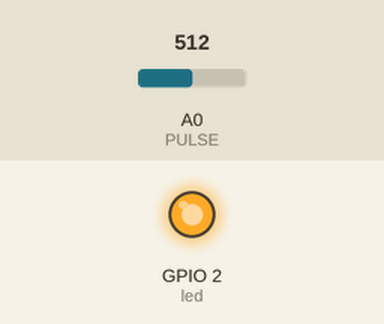
A program run on a simulated ESP8266 (NodeMCU). Parts: output pins drawn as LEDs (lit = HIGH). The test bench sets the inputs (shaded band); at power-on: A0 (PULSE) = 512. WiFi joins after 1.5 s; servers stay silent unless stated; what the program prints to the serial monitor is not drawn.

Above: at 2.2 s.
At 6.7 s:
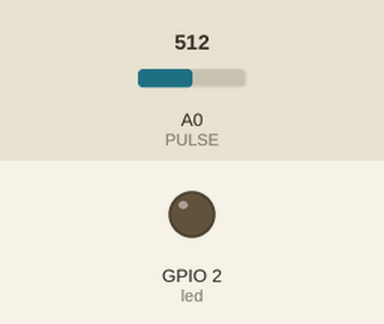
Timing chart, 0 to 8.4 s (numbered marks = the images above):
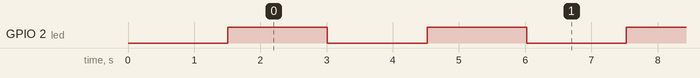

Measured:
- by itself, GPIO 2 (led): alternates HIGH for 1.5 s and LOW for 1.5 s

The program:

main.cpp
```cpp
#include <Arduino.h>
#include <OneWire.h>
#include <DallasTemperature.h>
#include <ESP8266WebServer.h>
#include <ESP8266WiFi.h>
#include <ESP8266mDNS.h>
#include <WiFiUdp.h>
#include <ArduinoOTA.h>
#include <Adafruit_Sensor.h>
#include <Adafruit_TSL2561_U.h>
#include "ADS1X15.h"


#define DEBUG

#define LED
//#define TEMP
//#define DISTANCE
//#define LIGHT
//#define BLINK
#define S0_PULSE
//#define PRESSURE

#ifdef DEBUG
 #define DEBUG_PRINT(x)  Serial.println (x)
#else
 #define DEBUG_PRINT(x)
#endif

//ADS1115 - 4 channal 16 bit analog input
ADS1115 ADS[4];
uint16_t val[16];
int idx = 0;

uint32_t last = 0, now = 0;


//Wifi
const char* ssid = "agerdal";
const char* password = "97721314";

//LEDLoop
unsigned long durationLED = 1500;  // duration of the LED blink...
unsigned long lastLED = 0;
int led = 2;
int state = 0;

//HTTP
ESP8266WebServer server(80);

WiFiUDP udp; //UDP for influx
byte udp_host[] = {192, 168, 10, 7}; // the IP address of InfluxDB host
int udp_port = 8089; // the port that the InfluxDB UDP plugin is listening on

String hostname  = "ArduinoOTA.getHostname";
String payload = "default";

void send_value(String location, String value) {
  payload = "temp";
  payload += ",host="     + hostname;
  payload += ",location=" + location;
  payload += " value="    + value;
  udp.beginPacket(udp_host, udp_port);
  udp.print(payload);
  udp.endPacket();
}

#ifdef S0_PULSE
  #define PULSE 17
  // constants won't change :
  const long info_interval = 5019;           // interval at which to report (milliseconds)
  const long factor = 3600000 / info_interval;

  int counter = 0;
  long int lastPulse;
  bool light = false;

  void S0_PulseLoop() {

    int sensorValue = analogRead(PULSE);   // read the input on analog pin 0
    delay(5);

    if (sensorValue >=300) {
      if (!light) {
        light = true;
        counter++ ;
      }
    }	else {
      light =false;
    }

    if (millis() - lastPulse > info_interval) {

      send_value("pulse-01", String(counter * factor));
      send_value("power-02", String(sensorValue));

      counter = 0;
      lastPulse = millis();

    };
  }

#endif

#ifdef BLINK
  #define LDR 17
  // constants won't change :
  const long info_interval = 5019;           // interval at which to report (milliseconds)
  const long factor = 3600000 / info_interval;

  int counter = 0;
  long int lastBlink;
  bool light = false;

  void BlinkLoop() {

    int sensorValue = analogRead(LDR);   // read the input on analog pin 0
    delay(5);

    if (sensorValue >=300) {
      if (!light) {
        light = true;
        counter++ ;
      }
    }	else {
      light =false;
    }

    if (millis() - lastBlink > info_interval) {

      send_value("power-01", String(counter * factor));
      send_value("power-02", String(sensorValue));
      //send_value("power-03", String(counter));

      /*Serial.print(" In ");
      Serial.print(info_interval / 1000) ;
      Serial.print(" sec - counts: ");
		  Serial.print(counter);
  		Serial.print(" - current power consumption: ");
	  	Serial.print(counter * factor);
		  Serial.print(" kW ");
      Serial.print(" - last sensorValue: ");
      Serial.println(sensorValue);
  		*/
      counter = 0;
      lastBlink = millis();

    };
  }

#endif

#ifdef LED
  void LEDLoop() {
    if (millis() - lastLED > durationLED) {
      digitalWrite(led, state);
      state = !state;
      lastLED = millis();
    }
  }
#endif

#ifdef TEMP
  //DS18B20
  #define ONE_WIRE_BUS 0 //Pin to which is attached a temperature sensor D3=0, D2=4
  #define ONE_WIRE_MAX_DEV 15 //The maximum number of devices

  OneWire oneWire(ONE_WIRE_BUS);
  DallasTemperature DS18B20(&oneWire);            // Pass the oneWire reference to Dallas Temperature.

  int numberOfDevices; //Number of temperature devices found

  DeviceAddress devAddr[ONE_WIRE_MAX_DEV];  //An array device temperature sensors
  float tempDev[ONE_WIRE_MAX_DEV]; //Saving the last measurement of temperature
  float tempDevLast[ONE_WIRE_MAX_DEV]; //Previous temperature measurement

  unsigned long lastTemp; //Time of last measurement
  const int durationTemp = 30000; //The time between temperature measurement
    //Convert device id to String
  String GetAddressToString(DeviceAddress deviceAddress){
    String str = "";
    for (uint8_t i = 0; i < 8; i++){
      if( deviceAddress[i] < 16 ) str += String(0, HEX);
      str += String(deviceAddress[i], HEX);
    }
    return str;
  }

  void setupDS18B20(){
    DS18B20.begin();

    numberOfDevices = DS18B20.getDeviceCount();
    Serial.print( "Device count: " );
    Serial.println( numberOfDevices );

    lastTemp = millis();
    DS18B20.requestTemperatures();

    // Loop through each device, print out address
    for(int i=0;i<numberOfDevices; i++){
      // Search the wire for address
      if( DS18B20.getAddress(devAddr[i], i) ){
        //devAddr[i] = tempDeviceAddress;
        Serial.print("Found device ");
        Serial.print(i, DEC);
        Serial.print(" with address: " + GetAddressToString(devAddr[i]));
        Serial.println();
      } else {
        Serial.print("Found ghost device at ");
        Serial.print(i, DEC);
        Serial.print(" but could not detect address. Check power and cabling");
      }

      DS18B20.setResolution(12);
      //Get resolution of DS18b20
      Serial.print("Resolution: ");
      Serial.print(DS18B20.getResolution( devAddr[i] ));
      Serial.println();


      //Read temperature from DS18b20
      float tempC = DS18B20.getTempC( devAddr[i] );
      Serial.print("Temp C: ");
      Serial.println(tempC);
    }
  }

  //Loop measuring the temperature
  void TempLoop () {
    if( millis() - lastTemp > durationTemp ){ //Take a measurement at a fixed time (durationTemp = 30000ms, 30s)
      String value;
      char temperatureString[6];
      DS18B20.setWaitForConversion(true); //No waiting for measurement
      DS18B20.requestTemperatures(); //Initiate the temperature measurement
      for(int i=0; i<numberOfDevices; i++){

        float tempC = DS18B20.getTempC( devAddr[i] ); //Measuring temperature in Celsius
        dtostrf(tempC, 2, 2, temperatureString);
        String value = temperatureString;

        String location = GetAddressToString( devAddr[i] );
        tempDev[i] = tempC; //Save the measured value to the array for use in http reply
        send_value(location, value);
        delay(100);
      }

      lastTemp = millis();  //Remember the last time measurement
    }
  }
#endif

#ifdef PRESSURE

  unsigned long lastPressure;
  const int durationPressure = 250; // The time in ms between measurements


  void ADS_request_all()
    {
      for (int i = 0; i < 4; i++)
      {
        if (ADS[i].isConnected()) ADS[i].requestADC(idx);
      }
    }

  bool ADS_read_all()
    {
      for (int i = 0; i < 4; i++)
        {
          if (ADS[i].isConnected() && ADS[i].isBusy()) return true;
        }

      for (int i = 0; i < 4; i++)
        {
          if (ADS[i].isConnected())
          {
            val[i * 4 + idx] = ADS[i].getValue();
          }
        }

      idx++;

      if (idx < 4)
        {
          ADS_request_all();
          return true;
        }

      idx = 0;

      return false;
    }

    void PressureLoop() {
      if (millis() - lastPressure > durationPressure ) {

        //  wait until all is read...
        while (ADS_read_all());

        /* Get a new sensor event */
        send_value("analog-01", String(val[0]));
        send_value("analog-02", String(val[1]));
        send_value("analog-03", String(val[2]));
        send_value("analog-04", String(val[3]));

        lastPressure = millis();  //Remember time of the last time measurement

        ADS_request_all();
      }
    }

#endif


#ifdef LIGHT
  // The address will be different depending on whether you leave
  // the ADDR pin float (addr 0x39), or tie it to ground or vcc. In those cases
  // use TSL2561_ADDR_LOW (0x29) or TSL2561_ADDR_HIGH (0x49) respectively
  Adafruit_TSL2561_Unified tsl = Adafruit_TSL2561_Unified(TSL2561_ADDR_FLOAT, 000001);

  float ligthValue;
  unsigned long lastLigth;
  const int durationLight = 60000; // The time between ligth measurements

  void displaySensorDetails(void) {
    sensor_t sensor;
    tsl.getSensor(&sensor);
    Serial.println("------------------------------------");
    Serial.print  ("Sensor:       "); Serial.println(sensor.name);
    Serial.print  ("Driver Ver:   "); Serial.println(sensor.version);
    Serial.print  ("Unique ID:    "); Serial.println(sensor.sensor_id);
    Serial.print  ("Max Value:    "); Serial.print(sensor.max_value); Serial.println(" lux");
    Serial.print  ("Min Value:    "); Serial.print(sensor.min_value); Serial.println(" lux");
    Serial.print  ("Resolution:   "); Serial.print(sensor.resolution); Serial.println(" lux");
    Serial.println("------------------------------------");
    Serial.println("");
    delay(500);
  }

  void configureSensor(void) {
    /* You can also manually set the gain or enable auto-gain support */
    // tsl.setGain(TSL2561_GAIN_1X);      /* No gain ... use in bright light to avoid sensor saturation */
    // tsl.setGain(TSL2561_GAIN_16X);     /* 16x gain ... use in low light to boost sensitivity */
    tsl.enableAutoRange(true);            /* Auto-gain ... switches automatically between 1x and 16x */

    /* Changing the integration time gives you better sensor resolution (402ms = 16-bit data) */
    // tsl.setIntegrationTime(TSL2561_INTEGRATIONTIME_13MS);      /* fast but low resolution */
    // tsl.setIntegrationTime(TSL2561_INTEGRATIONTIME_101MS);  /* medium resolution and speed   */
    tsl.setIntegrationTime(TSL2561_INTEGRATIONTIME_402MS);  /* 16-bit data but slowest conversions */

    /* Update these values depending on what you've set above! */
    Serial.println("------------------------------------");
    Serial.print  ("Gain:         "); Serial.println("Auto");
    Serial.print  ("Timing:       "); Serial.println("402 ms");
    Serial.println("------------------------------------");

  }

    void setupLightSensor() {

    Serial.println("Light Sensor Test"); Serial.println("");

    /* Initialise the sensor */
    //use tsl.begin() to default to Wire,
    //tsl.begin(&Wire2) directs api to use Wire2, etc.
    if(!tsl.begin())
    {
      /* There was a problem detecting the TSL2561 ... check your connections */
      Serial.print("Ooops, no TSL2561 detected ... Check your wiring or I2C ADDR!");
      while(1);
    }

    /* Display some basic information on this sensor */
    displaySensorDetails();

    /* Setup the sensor gain and integration time */
    configureSensor();
  }

  void LightLoop() {
    if (millis() - lastLigth > durationLight ) {
      /* Get a new sensor event */
      sensors_event_t event;

      tsl.getEvent(&event);
      ligthValue = event.light;
      send_value("light-01", String(event.light));

      /* Display the results (light is measured in lux) */

      //if (event.light) {
      //  Serial.print(event.light); Serial.println(" lux");

      //}
      //else {
        /* If event.light = 0 lux the sensor is probably saturated
        //and no reliable data could be generated! */
        //Serial.println("Sensor overload");
      //}
      lastLigth = millis();  //Remember time of the last time measurement
    }
  }
#endif

#ifdef DISTANCE
  unsigned long lastPing;
  const int durationPing = 60000; //The time between distance measurement

  const int trigPin = 2;  //D4
  const int echoPin = 4;  //D2

  long cm, fillpct;
  long duration;
  int distance;

  void DistLoop(){
    if (millis() - lastPing > durationPing ) {
      digitalWrite(trigPin, LOW); // Clears the trigPin
      delayMicroseconds(2);
      digitalWrite(trigPin, HIGH); // Sets the trigPin on HIGH state for 10 micro seconds
      delayMicroseconds(10);
      digitalWrite(trigPin, LOW);
      duration = pulseIn(echoPin, HIGH); // Reads the echoPin, returns the sound wave travel time in microseconds
      distance = duration * 0.034 / 2; // Calculating the distance
      lastPing = millis();  //Remember the last time measurement
    }
  }

  long scaleMeasurementToDisplay(long value, long maxX, long minX, long maxY, long minY) {
    long m = (maxY - minY) / (maxX - minX);
    long b = minY + ( m * minX);
    return ( value * m ) + b;
  }
#endif

void HandleRoot(){

  String message = "Hostname: ";
  message += hostname;
  message += ".local\r\n<br>";

  message += "Date of code: 20240214";
  message += "\r\n<br>";

  message += "Last Payload: ";
  message += payload;
  message += "\r\n<br>";

  #ifdef LIGHT
    message += "Ligth [lux]: ";
    message += ligthValue;
    message += "\r\n<br>";
  #endif

  #ifdef PRESSURE
    message += "Pressure-01 [Bar] 3.3: ";
    message += val[0];
    message += "\r\n<br>";

    message += "Pressure-02 [Bar] 250ohm: ";
    message += val[1];
    message += "\r\n<br>";

    message += "Pressure-03 [Bar] GND: ";
    message += val[2];
    message += "\r\n<br>";

    message += "Pressure-04 [Bar] Float: ";
    message += val[3];
    message += "\r\n<br>";
  #endif

  #ifdef DISTANCE
    message += "Distance: ";
    message += distance;
    message += "\r\n<br>";
  #endif

  message += "Time: ";
  message += millis();
  message += "\r\n<br>";

  #ifdef TEMP
    char temperatureString[6];
    message += "Number of Temperature devices: ";
    message += numberOfDevices;
    message += "\r\n<br>";

    message += "<table border='1'>\r\n";
    message += "<tr><td>Device id</td><td>Temperature [C]</td></tr>\r\n";
    for(int i=0;i<numberOfDevices;i++){
      dtostrf(tempDev[i], 2, 2, temperatureString);
      message += "<tr><td>";
      message += GetAddressToString( devAddr[i] );
      message += "</td>\r\n";
      message += "<td>";
      message += temperatureString;
      message += "</td></tr>\r\n";
      message += "\r\n";
    }

    message += "</table>\r\n";
  #endif

  server.send(200, "text/html", message );
}

void HandleNotFound(){
  String message = "File Not Found\n\n";
  message += "URI: ";
  message += server.uri();
  message += "\nMethod: ";
  message += (server.method() == HTTP_GET)?"GET":"POST";
  message += "\nArguments: ";
  message += server.args();
  message += "\n";
  for (uint8_t i=0; i<server.args(); i++){
    message += " " + server.argName(i) + ": " + server.arg(i) + "\n";
  }
  server.send(404, "text/html", message);
}

void setup() {

  pinMode(led, OUTPUT);
  // We start by connecting to a WiFi network

  #ifdef DEBUG
    Serial.begin(115200);
    Serial.println();
    DEBUG_PRINT ("Connecting to ");
    DEBUG_PRINT (ssid);
  #endif

  WiFi.mode(WIFI_STA);
  WiFi.begin(ssid, password);
  while (WiFi.waitForConnectResult() != WL_CONNECTED) {
    delay(500);
    Serial.print(".");
    ESP.restart();
  }
  DEBUG_PRINT ("");
  DEBUG_PRINT ("WiFi connected");
  DEBUG_PRINT ("IP address: ");
  DEBUG_PRINT (WiFi.localIP());   //You can get IP address assigned to ESP
  ArduinoOTA.begin();
  hostname = ArduinoOTA.getHostname();
  DEBUG_PRINT ("hostname: ");
  DEBUG_PRINT (hostname);

  DEBUG_PRINT ("Setting up MDNS responder...");
  MDNS.begin(hostname);

  MDNS.addService("http","tcp", 80 );
  DEBUG_PRINT ("MDNS OK");

  server.on("/", HandleRoot);
  server.onNotFound( HandleNotFound );
  server.begin();
  DEBUG_PRINT ("server on");
  digitalWrite(led, 1);

  #ifdef LED
    lastLED = millis();
  #endif

  #ifdef TEMP
    setupDS18B20();
  #endif

  #ifdef DISTANCE
    lastPing = millis();
    pinMode(trigPin, OUTPUT); // Sets the trigPin as an Output
    pinMode(echoPin, INPUT); // Sets the echoPin as an Input
  #endif

  #ifdef LIGHT
    setupLightSensor();
  #endif

  #ifdef PRESSURE
    //ADS1115
    Wire.begin();

    for (uint8_t i = 0; i < 4; i++)
    {
      uint8_t address = 0x48 + i;
      ADS[i] = ADS1115(address);

      Serial.print(address, HEX);
      Serial.print("  ");
      Serial.println(ADS[i].begin() ? "connected" : "not connected");

      //  0 = slow   4 = medium   7 = fast, but more noise
      ADS[i].setDataRate(4);
    }

    ADS_request_all();

    //End ADS1115


  #endif

  #ifdef BLINK
    lastBlink = millis();
    pinMode(LDR, INPUT);
  #endif

  #ifdef S0_PULSE
    lastPulse = millis();
    pinMode(PULSE, INPUT);
  #endif
}

void loop() {
  ArduinoOTA.handle();
  MDNS.update();

  server.handleClient();

  #ifdef LED
    LEDLoop();
  #endif

  #ifdef TEMP
    TempLoop();
  #endif

  #ifdef DISTANCE
    DistLoop();
  #endif

  #ifdef LIGHT
    LightLoop();
  #endif

  #ifdef PRESSURE
    PressureLoop();
  #endif

  #ifdef BLINK
    BlinkLoop();
  #endif

  #ifdef S0_PULSE
    S0_PulseLoop();
  #endif

}
```
